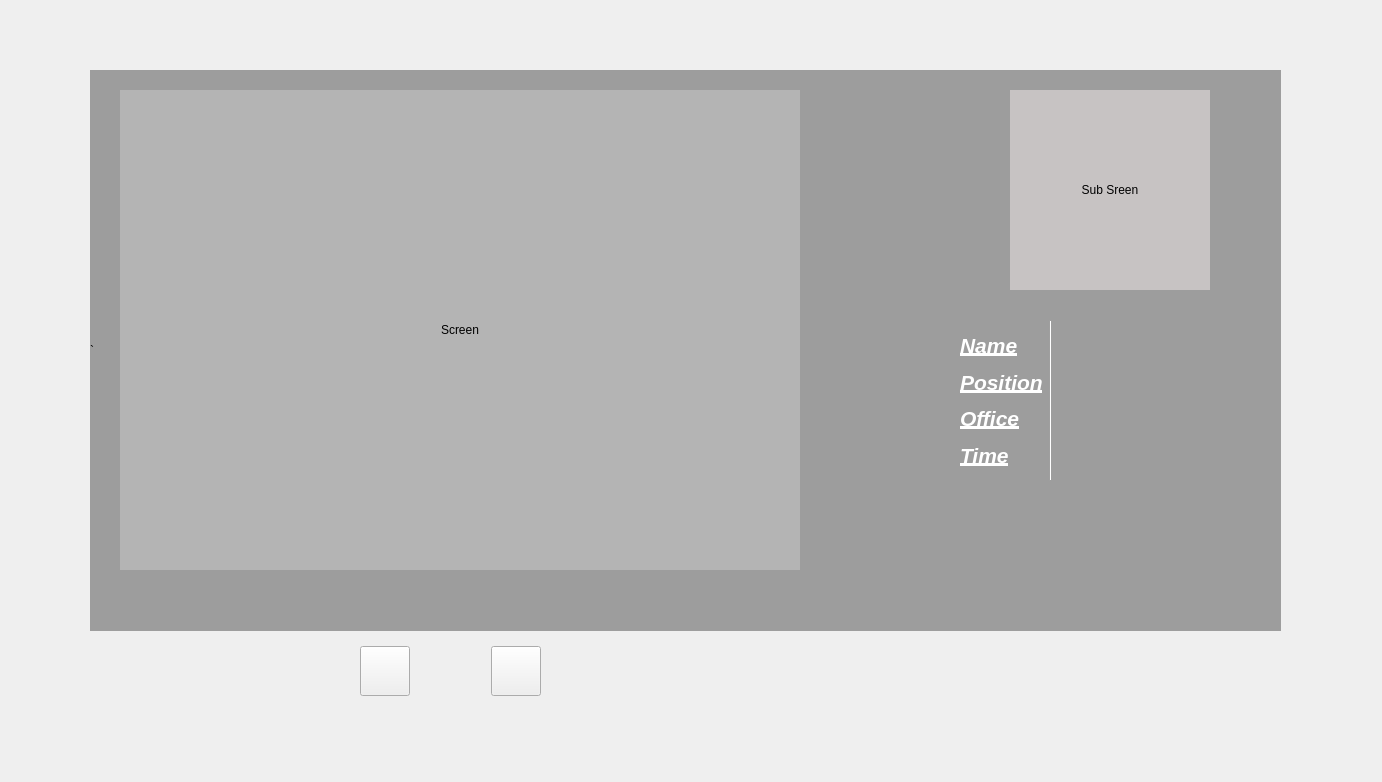
<?xml version="1.0" encoding="UTF-8"?>
<ui version="4.0">
 <class>Form</class>
 <widget class="QWidget" name="Form">
  <property name="geometry">
   <rect>
    <x>0</x>
    <y>0</y>
    <width>1382</width>
    <height>782</height>
   </rect>
  </property>
  <property name="windowTitle">
   <string>Form</string>
  </property>
  <widget class="QLabel" name="screen">
   <property name="geometry">
    <rect>
     <x>120</x>
     <y>90</y>
     <width>680</width>
     <height>480</height>
    </rect>
   </property>
   <property name="styleSheet">
    <string notr="true">background-color: rgb(180, 180, 180);</string>
   </property>
   <property name="text">
    <string>Screen</string>
   </property>
   <property name="alignment">
    <set>Qt::AlignCenter</set>
   </property>
  </widget>
  <widget class="QWidget" name="horizontalLayoutWidget">
   <property name="geometry">
    <rect>
     <x>360</x>
     <y>620</y>
     <width>181</width>
     <height>102</height>
    </rect>
   </property>
   <layout class="QHBoxLayout" name="horizontalLayout_2">
    <item>
     <widget class="QPushButton" name="run_button">
      <property name="minimumSize">
       <size>
        <width>50</width>
        <height>50</height>
       </size>
      </property>
      <property name="styleSheet">
       <string notr="true"/>
      </property>
      <property name="text">
       <string/>
      </property>
     </widget>
    </item>
    <item>
     <spacer name="horizontalSpacer">
      <property name="orientation">
       <enum>Qt::Horizontal</enum>
      </property>
      <property name="sizeHint" stdset="0">
       <size>
        <width>40</width>
        <height>20</height>
       </size>
      </property>
     </spacer>
    </item>
    <item>
     <widget class="QPushButton" name="stop_button">
      <property name="minimumSize">
       <size>
        <width>50</width>
        <height>50</height>
       </size>
      </property>
      <property name="styleSheet">
       <string notr="true"/>
      </property>
      <property name="text">
       <string/>
      </property>
     </widget>
    </item>
   </layout>
  </widget>
  <widget class="QLabel" name="sub_screen">
   <property name="geometry">
    <rect>
     <x>1010</x>
     <y>90</y>
     <width>200</width>
     <height>200</height>
    </rect>
   </property>
   <property name="styleSheet">
    <string notr="true">background-color: rgb(199, 195, 195);</string>
   </property>
   <property name="text">
    <string>Sub Sreen</string>
   </property>
   <property name="alignment">
    <set>Qt::AlignCenter</set>
   </property>
  </widget>
  <widget class="QWidget" name="gridLayoutWidget">
   <property name="geometry">
    <rect>
     <x>960</x>
     <y>330</y>
     <width>271</width>
     <height>141</height>
    </rect>
   </property>
   <layout class="QGridLayout" name="gridLayout">
    <item row="1" column="0">
     <widget class="QLabel" name="label_3">
      <property name="whatsThis">
       <string>&lt;html&gt;&lt;head/&gt;&lt;body&gt;&lt;p&gt;&lt;br/&gt;&lt;/p&gt;&lt;/body&gt;&lt;/html&gt;</string>
      </property>
      <property name="text">
       <string>&lt;html&gt;&lt;head/&gt;&lt;body&gt;&lt;p&gt;&lt;span style=&quot; font-size:16pt; font-weight:600; font-style:italic; text-decoration: underline; color:#ffffff;&quot;&gt;Position&lt;/span&gt;&lt;/p&gt;&lt;/body&gt;&lt;/html&gt;</string>
      </property>
     </widget>
    </item>
    <item row="0" column="0">
     <widget class="QLabel" name="label_2">
      <property name="whatsThis">
       <string>&lt;html&gt;&lt;head/&gt;&lt;body&gt;&lt;p&gt;&lt;br/&gt;&lt;/p&gt;&lt;/body&gt;&lt;/html&gt;</string>
      </property>
      <property name="styleSheet">
       <string notr="true"/>
      </property>
      <property name="text">
       <string>&lt;html&gt;&lt;head/&gt;&lt;body&gt;&lt;p&gt;&lt;span style=&quot; font-size:16pt; font-weight:600; font-style:italic; text-decoration: underline; color:#ffffff;&quot;&gt;Name&lt;/span&gt;&lt;/p&gt;&lt;/body&gt;&lt;/html&gt;</string>
      </property>
     </widget>
    </item>
    <item row="3" column="1">
     <widget class="QLabel" name="time_screen">
      <property name="text">
       <string/>
      </property>
     </widget>
    </item>
    <item row="2" column="1">
     <widget class="QLabel" name="office_screen">
      <property name="text">
       <string/>
      </property>
     </widget>
    </item>
    <item row="2" column="0">
     <widget class="QLabel" name="label_4">
      <property name="whatsThis">
       <string>&lt;html&gt;&lt;head/&gt;&lt;body&gt;&lt;p&gt;&lt;br/&gt;&lt;/p&gt;&lt;/body&gt;&lt;/html&gt;</string>
      </property>
      <property name="text">
       <string>&lt;html&gt;&lt;head/&gt;&lt;body&gt;&lt;p&gt;&lt;span style=&quot; font-size:16pt; font-weight:600; font-style:italic; text-decoration: underline; color:#ffffff;&quot;&gt;Office&lt;/span&gt;&lt;/p&gt;&lt;/body&gt;&lt;/html&gt;</string>
      </property>
     </widget>
    </item>
    <item row="1" column="1">
     <widget class="QLabel" name="position_screen">
      <property name="text">
       <string/>
      </property>
     </widget>
    </item>
    <item row="3" column="0">
     <widget class="QLabel" name="label">
      <property name="text">
       <string>&lt;html&gt;&lt;head/&gt;&lt;body&gt;&lt;p&gt;&lt;span style=&quot; font-size:16pt; font-weight:600; font-style:italic; text-decoration: underline; color:#ffffff;&quot;&gt;Time&lt;/span&gt;&lt;/p&gt;&lt;/body&gt;&lt;/html&gt;</string>
      </property>
     </widget>
    </item>
    <item row="0" column="1">
     <widget class="QLabel" name="name_screen">
      <property name="text">
       <string/>
      </property>
     </widget>
    </item>
   </layout>
  </widget>
  <widget class="Line" name="line">
   <property name="geometry">
    <rect>
     <x>1040</x>
     <y>320</y>
     <width>20</width>
     <height>161</height>
    </rect>
   </property>
   <property name="orientation">
    <enum>Qt::Vertical</enum>
   </property>
  </widget>
  <widget class="QLabel" name="label_5">
   <property name="geometry">
    <rect>
     <x>90</x>
     <y>70</y>
     <width>1191</width>
     <height>561</height>
    </rect>
   </property>
   <property name="styleSheet">
    <string notr="true">background-color: rgb(157, 157, 157);</string>
   </property>
   <property name="text">
    <string>`</string>
   </property>
  </widget>
  <zorder>label_5</zorder>
  <zorder>screen</zorder>
  <zorder>horizontalLayoutWidget</zorder>
  <zorder>sub_screen</zorder>
  <zorder>gridLayoutWidget</zorder>
  <zorder>line</zorder>
 </widget>
 <resources>
  <include location="icon/icon_resource.qrc"/>
 </resources>
 <connections/>
</ui>
